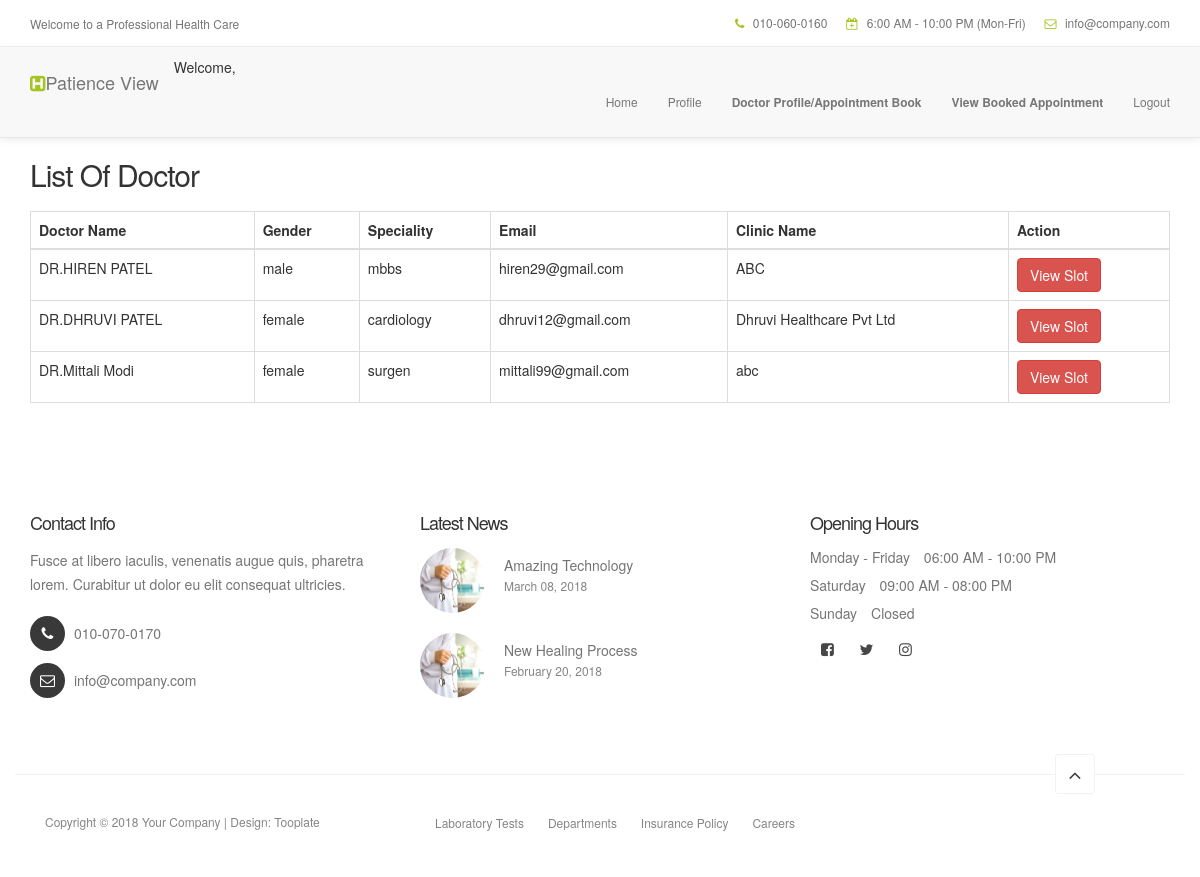
Page /doctorview/ (signed in) on the committed database.
### myapp/models.py (models this page shows, shortened)
class User(AbstractUser):
    ROLES = (
        ('admin', 'Admin'),
        ('doctor', 'Doctor'),
        ('patiences', 'Patience'),
    )
    choice = (
       ('male','Male'),
       ('female','Female'),
    )
    speciality = (
        ('mbbs','Mbbs'),
        ('cardiology','Cardiology'),
        ('neurologist','Neurologist'),
        ('surgen','Surgen'),
    )
    roles = models.CharField(max_length=30,choices = ROLES)
    address = models.TextField(default=None,blank=True,null=True)
    gender = models.CharField(choices = choice,max_length=7)
    speciality = models.CharField(max_length=30,choices=speciality)
    clinic_name=models.CharField(max_length=30,default=None,blank=True,null=True)
    profile = models.ImageField(upload_to='profiles/',blank=True,null=True)

### myapp/views.py (the view)
# urls.py: path('doctorview/',views.doctor_view,name='doctor-view'),
@login_required(login_url='/login/')
def doctor_view(request):
    user=User.objects.filter(roles='doctor')
    return render(request,'doctor-view.html',{'user':user})

### myapp/templates/doctor-view.html (shortened to what this page needs)
{% extends 'patience-header.html' %}
{% block content %}
<!DOCTYPE html>
<html lang="en">
<head>
  <link rel="stylesheet" href="https://maxcdn.bootstrapcdn.com/bootstrap/3.4.1/css/bootstrap.min.css">
</head>
<body>
<div class="container">
  <h2>List Of Doctor</h2>
  <table class="table table-bordered">
    <thead>
      <tr>
        <th>Doctor Name</th>
        <th>Gender</th>
        <th>Speciality</th>
        <th>Email</th>
        <th>Clinic Name</th>
        <th colspan="1">Action</th>
      </tr>
    </thead>
    <tbody>
        {% for one in user %}
      <tr>
        <td>{{one.first_name}}</td>
        <td>{{one.gender}}</td>
        <td>{{one.speciality}}</td>
        <td>{{one.email}}</td>
        <td>{{one.clinic_name}}</td>
        <td><a href="{% url 'slot-detail' one.id %}"><button class="btn btn-danger">View Slot</button></a>  </td>
        {% endfor %}
    </tbody>
  </table>
</div>
</body>
</html>
{% endblock %}

### myapp/static/css/tooplate-style.css (style rules this page uses)
body { background: #ffffff; font-family: 'Poppins', sans-serif; overflow-x: hidden; }
h1,h2,h3,h4,h5,h6 { font-weight: 600; line-height: inherit; }
h1,h2,h3,h4 { letter-spacing: -1px; }
h2 { color: #272727; font-size: 3em; padding-bottom: 10px; }
html { -webkit-font-smoothing: antialiased; }
a { color: #252525; -webkit-transition: 0.5s; transition: 0.5s; text-decoration: none !important; }
@media only screen and (max-width: 1200px) { h2 { font-size: 2.5em; } }

### rows in the picture
User: first_name "DR.HIREN PATEL", gender "male", speciality "mbbs", email "hiren29@gmail.com", clinic_name "ABC"
User: first_name "DR.DHRUVI PATEL", gender "female", speciality "cardiology", email "dhruvi12@gmail.com", clinic_name "Dhruvi Healthcare Pvt Ltd"
User: first_name "DR.Mittali Modi", gender "female", speciality "surgen", email "mittali99@gmail.com", clinic_name "abc"
